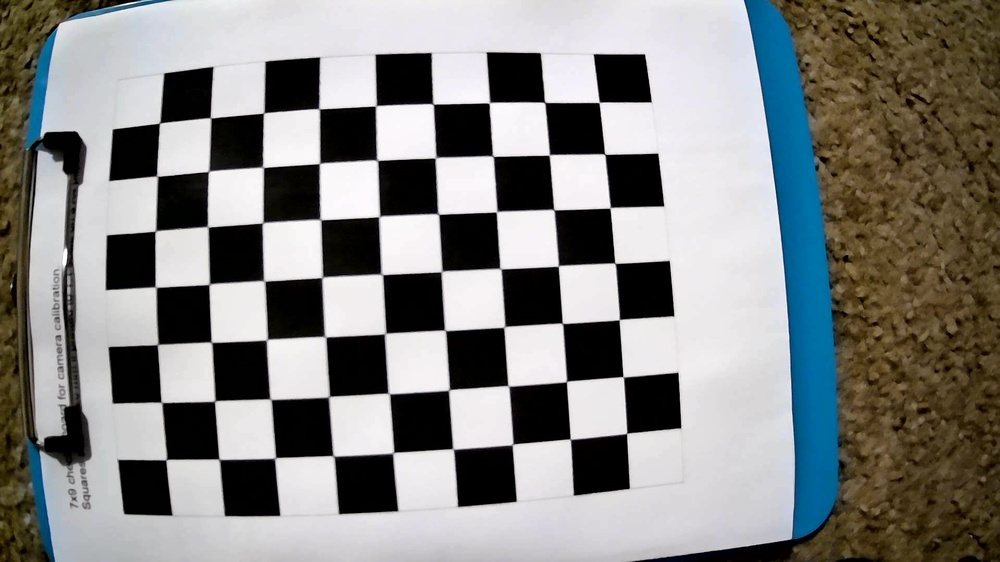
#> input picture calibration/img/WIN_20210617_21_45_18_Pro.jpg, 1000 x 562 px, shrunk from 1920 x 1080 before the run; its folder holds only this picture in this run
$ python cal.py
#> lines starting #> are read from the running program, lines starting #| are printed output that depends on the picture; after the words box and inside, x2 and y2 are one past the last pixel; in counts of white or black regions, pixels touching at a corner belong together; long printed decimals are rounded
import cv2
import numpy as np
import glob
from pprint import pprint

# Show each image with points marked
SHOW_IMGS = False

CHECKERBOARD = (7, 9)
criteria = (cv2.TERM_CRITERIA_EPS + cv2.TERM_CRITERIA_MAX_ITER, 30, 0.001)

image_names = glob.glob('./img/*.jpg')

objp = np.zeros((1, CHECKERBOARD[0] * CHECKERBOARD[1], 3), np.float32)
objp[0, :, :2] = np.mgrid[0:CHECKERBOARD[0], 0:CHECKERBOARD[1]].T.reshape(-1, 2)

# Arrays to store object points and image points from all the images.
objpoints = []  # 3d point in real world space
imgpoints = []  # 2d points in image plane.
gray = None
for fname in image_names:
    img = cv2.imread(fname)
#> img is the input picture: shape (562, 1000, 3); mean B, G, R 130.3, 132.7, 132.4
    gray = cv2.cvtColor(img, cv2.COLOR_BGR2GRAY)
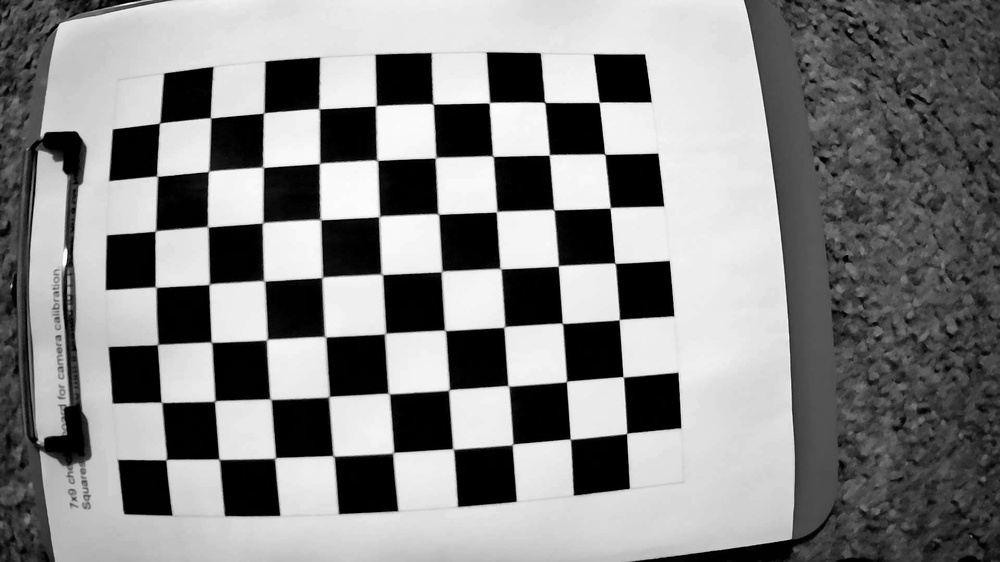
#> gray: shape (562, 1000); min 0, max 255, mean 132.3
    # Find the chess board corners
    ret, corners = cv2.findChessboardCorners(gray, CHECKERBOARD,
                                             cv2.CALIB_CB_ADAPTIVE_THRESH +
                                             cv2.CALIB_CB_FAST_CHECK +
                                             cv2.CALIB_CB_NORMALIZE_IMAGE)
#> ret = True; corners = 63 rows, first 8: [165.5, 460.3], [160.6, 401.5], [157.1, 345.2], [155.5, 287.5], [154.8, 231.4], [157.3, 176], [159.8, 123], [218.8, 458.4]
    # If found, add object points, image points (after refining them)
    if ret is True:
        objpoints.append(objp)
        # Iteratively improves the accuracy of the corner detection
        corners2 = cv2.cornerSubPix(gray, corners, (11, 11), (-1, -1), criteria)
#> corners2 = 63 rows, first 8: [166.3, 459.6], [161.5, 402.4], [157.6, 344.5], [155.6, 287.1], [155.3, 230.9], [157.1, 176.2], [159.6, 123.1], [219.2, 459.2]
        imgpoints.append(corners)
        # Draw and display the corners
        cv2.drawChessboardCorners(img, (7, 6), corners2, ret)
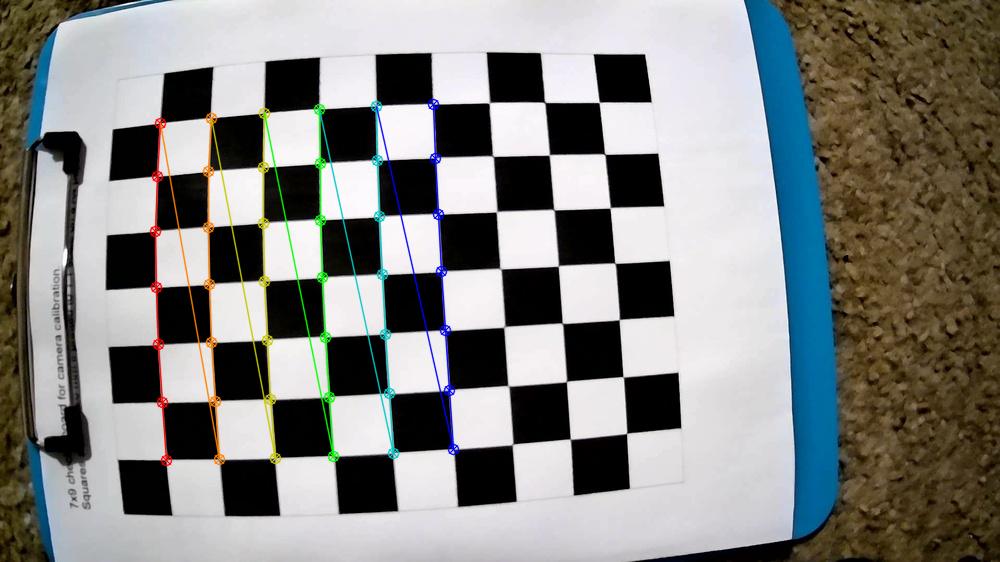
#> img: shape (562, 1000, 3); 2.61% of pixels changed, all inside (x1, y1, x2, y2) = (149, 98, 460, 467)
        if SHOW_IMGS:
            cv2.imshow('img', img)
            cv2.waitKey(0)

if gray is not None:
    # Calculate Parameters
    result, camera_matrix, distortion_coefficients, _, _ = \
        cv2.calibrateCamera(objpoints, imgpoints, gray.shape[::-1], None, None)
#> result = 0.354; camera_matrix = [[1079.3, 0, 602.2], [0, 1083.3, 285.6], [0, 0, 1]]; distortion_coefficients = [[-0.6, -0.788, 0.00474, -0.0516, 2.43]]
    h, w = gray.shape[:2]
    print("Camera Matrix:")
    pprint(camera_matrix)
#| array([[1.07933189e+03, 0.00000000e+00, 6.02237559e+02],
#|        [0.00000000e+00, 1.08326353e+03, 2.85567044e+02],
#|        [0.00000000e+00, 0.00000000e+00, 1.00000000e+00]])
    print("Distortion Coefficients:")
    pprint(distortion_coefficients)
#| array([[-0.6005, -0.7876,  0.004739, -0.05162,  2.432]])
cv2.destroyAllWindows()

$ run again, on calibration/img/WIN_20210617_21_45_38_Pro.jpg
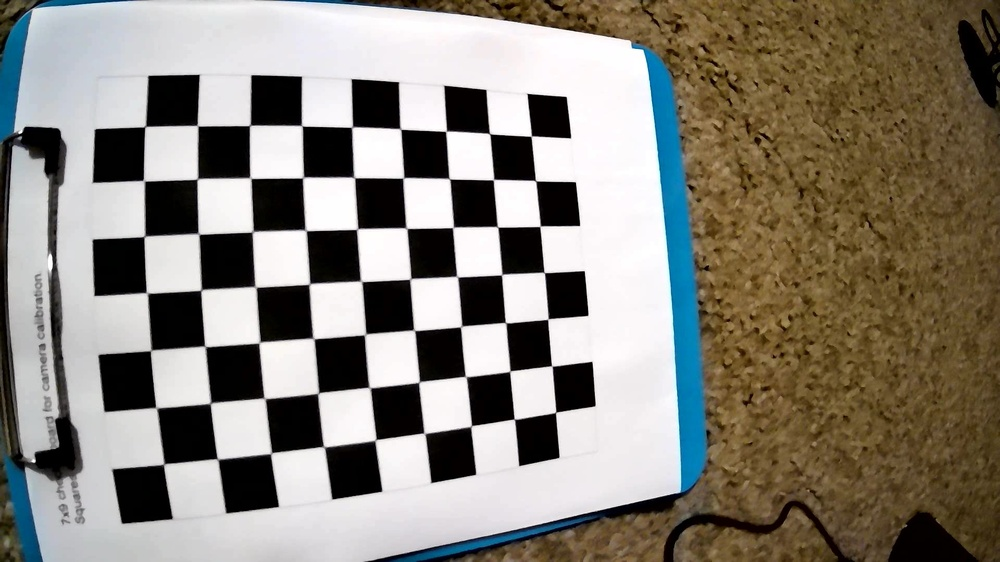
#> input picture calibration/img/WIN_20210617_21_45_38_Pro.jpg, 1000 x 562 px, shrunk from 1920 x 1080 before the run
#> img is the input picture: shape (562, 1000, 3); mean B, G, R 121.2, 131, 136.1
#> `gray = cv2.cvtColor(img, cv2.COLOR_BGR2GRAY)`:
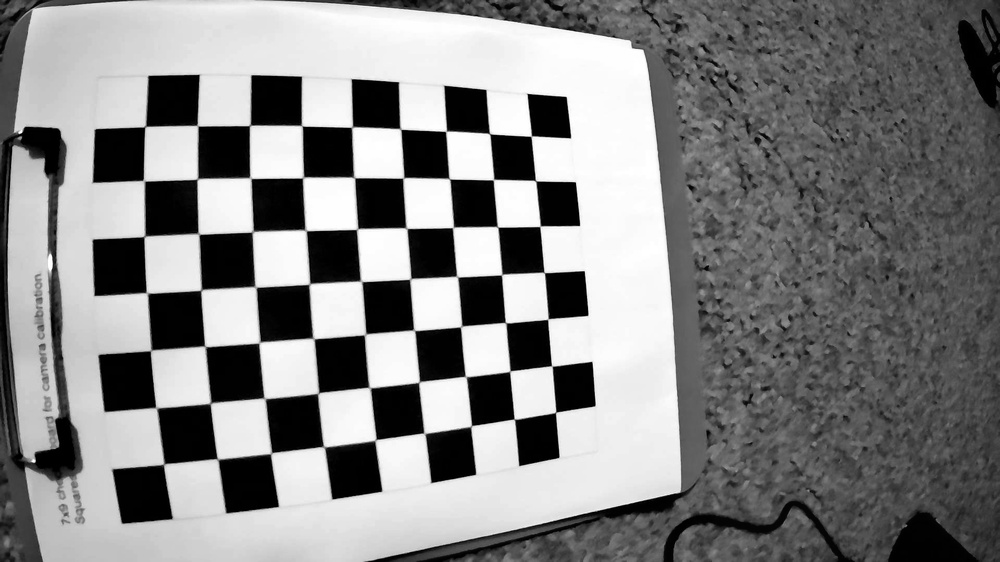
#> gray: shape (562, 1000); min 0, max 255, mean 131.3
#> ret = True; corners = 63 rows, first 8: [163.6, 464.2], [155.5, 407.4], [150.5, 350.7], [146.3, 292.5], [144.1, 236.6], [143, 180.2], [145.2, 126.3], [217.5, 459.1]
#> corners2 = 63 rows, first 8: [163.7, 464.1], [156.3, 407.7], [150.7, 350.4], [146.8, 292.9], [144.4, 236.3], [143.8, 180.7], [145.2, 126.5], [217.5, 459]
#> `cv2.drawChessboardCorners(img, (7, 6), corners2, ret)`:
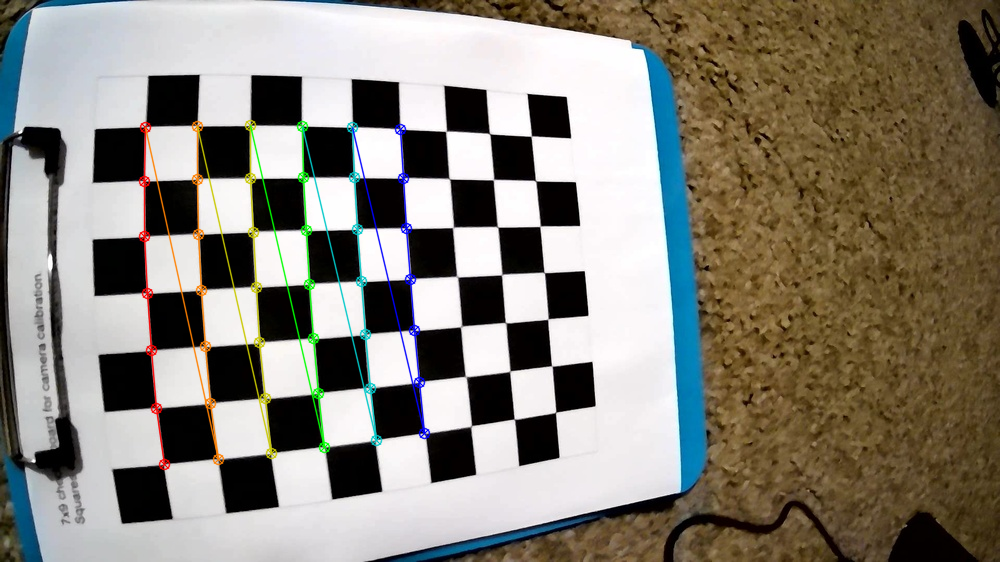
#> img: shape (562, 1000, 3); 2.48% of pixels changed, all inside (x1, y1, x2, y2) = (138, 119, 431, 471)
#> result = 0.319; camera_matrix = [[713.7, 0, 556.1], [0, 718.8, 298.1], [0, 0, 1]]; distortion_coefficients = [[-0.301, 0.0844, -0.00217, -0.00667, -0.0285]]
#| array([[713.705,   0.        , 556.094],
#|        [  0.        , 718.814, 298.055],
#|        [  0.        ,   0.        ,   1.        ]])
#| array([[-0.3013,  0.08442, -0.002174, -0.006668, -0.02852]])

$ run again, on calibration/img/WIN_20210617_21_45_43_Pro.jpg
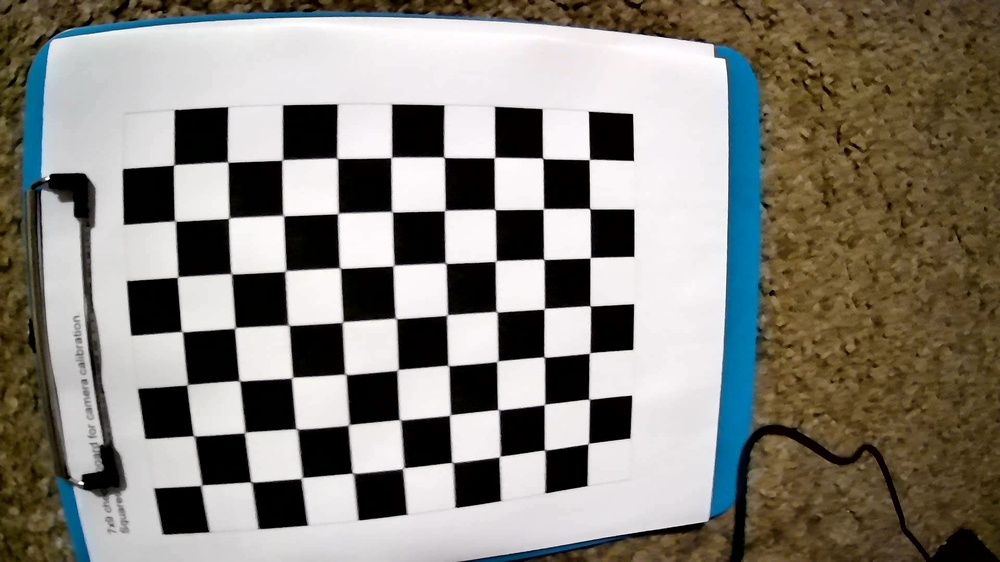
#> input picture calibration/img/WIN_20210617_21_45_43_Pro.jpg, 1000 x 562 px, shrunk from 1920 x 1080 before the run
#> img is the input picture: shape (562, 1000, 3); mean B, G, R 121.6, 129.8, 133.4
#> `gray = cv2.cvtColor(img, cv2.COLOR_BGR2GRAY)`:
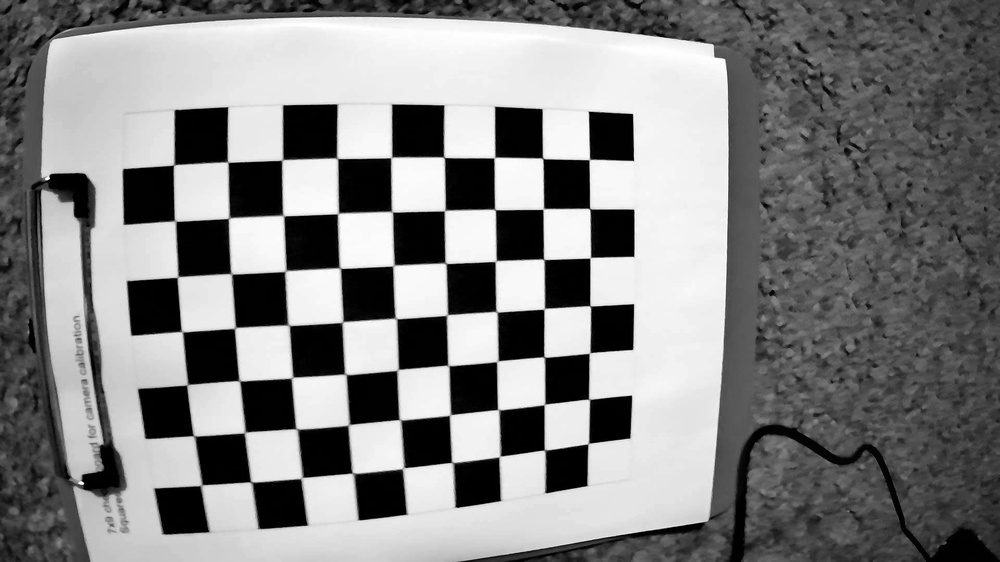
#> gray: shape (562, 1000); min 0, max 255, mean 129.9
#> ret = True; corners = 63 rows, first 8: [200.4, 485.7], [192.8, 435.4], [186.3, 385.6], [183.1, 332.6], [178.6, 276.1], [176.7, 221.5], [174.1, 165], [251.1, 481.8]
#> corners2 = 63 rows, first 8: [201.2, 485.3], [193.9, 435.9], [187.2, 384.7], [181.9, 331.6], [177.5, 276.9], [175, 221.1], [173.7, 164.8], [251.2, 482]
#> `cv2.drawChessboardCorners(img, (7, 6), corners2, ret)`:
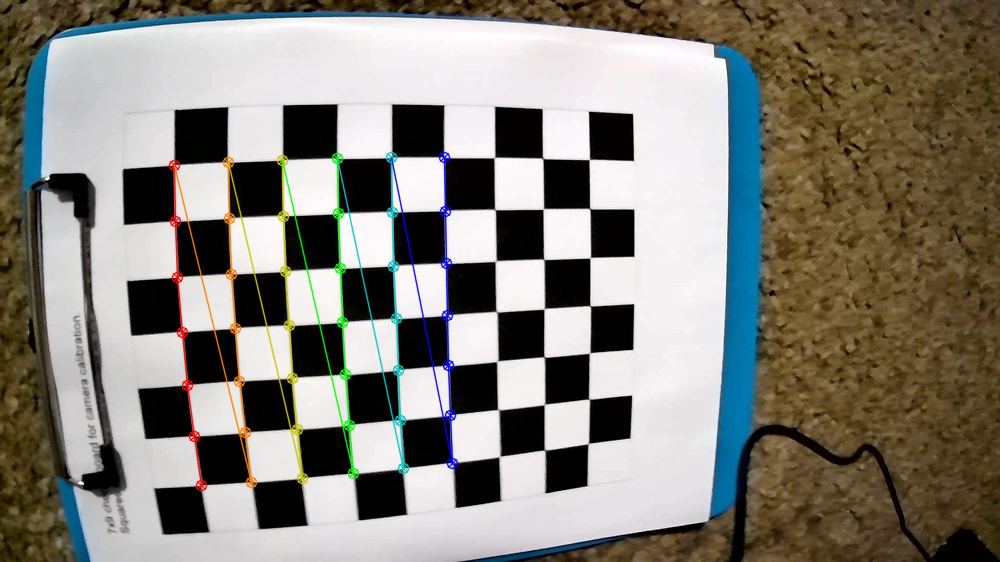
#> img: shape (562, 1000, 3); 2.45% of pixels changed, all inside (x1, y1, x2, y2) = (168, 151, 459, 492)
#> result = 0.332; camera_matrix = [[914.8, 0, 701.8], [0, 967.4, 319.6], [0, 0, 1]]; distortion_coefficients = [[-0.509, -0.112, -0.0108, -0.092, 0.232]]
#| array([[914.826,   0.        , 701.787],
#|        [  0.        , 967.372, 319.585],
#|        [  0.        ,   0.        ,   1.        ]])
#| array([[-0.5086, -0.1123, -0.01082, -0.09198,  0.2318]])

$ run again, on calibration/img/WIN_20210617_21_45_47_Pro.jpg
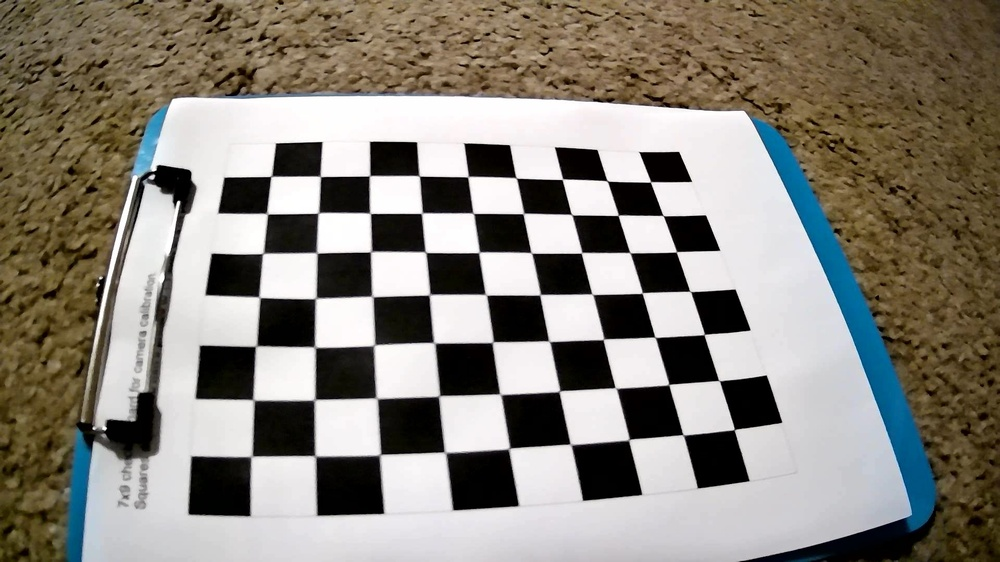
#> input picture calibration/img/WIN_20210617_21_45_47_Pro.jpg, 1000 x 562 px, shrunk from 1920 x 1080 before the run
#> img is the input picture: shape (562, 1000, 3); mean B, G, R 121.9, 131.5, 136.6
#> `gray = cv2.cvtColor(img, cv2.COLOR_BGR2GRAY)`:
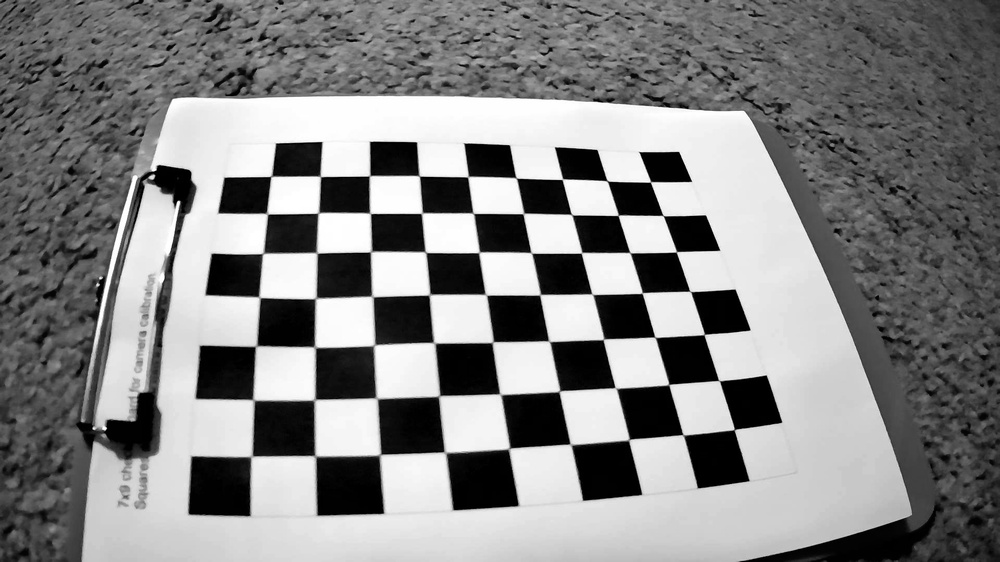
#> gray: shape (562, 1000); min 0, max 255, mean 132
#> ret = True; corners = 63 rows, first 8: [251.5, 456.5], [253.5, 400], [256.3, 346], [257.7, 296.8], [263.5, 253.4], [267.5, 214.2], [270.9, 176.4], [315.5, 455.8]
#> corners2 = 63 rows, first 8: [251.4, 456.4], [253.4, 399.9], [256.1, 346.1], [259.4, 297.2], [263, 253.4], [267, 213.6], [271.3, 176.3], [315.2, 455.9]
#> `cv2.drawChessboardCorners(img, (7, 6), corners2, ret)`:
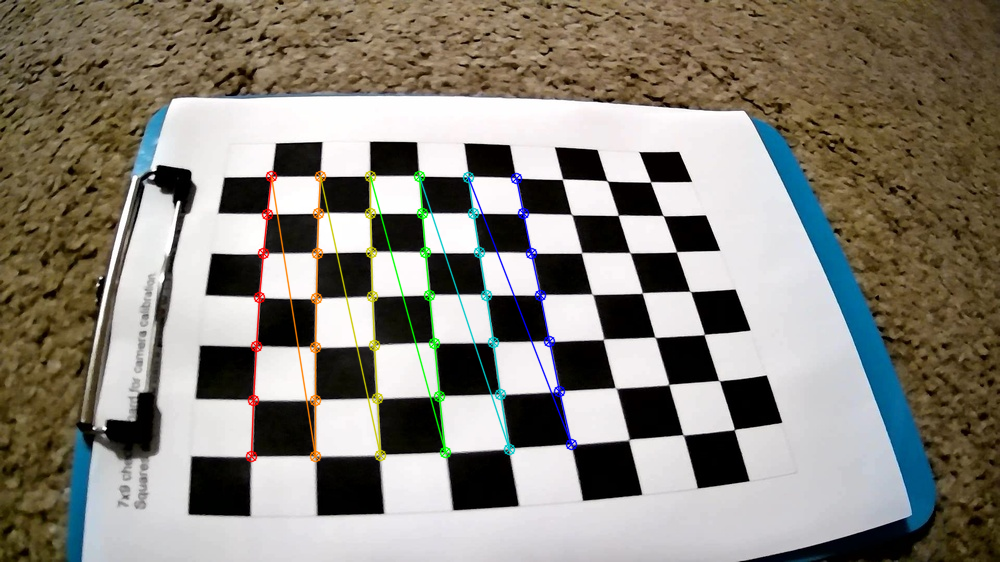
#> img: shape (562, 1000, 3); 2.24% of pixels changed, all inside (x1, y1, x2, y2) = (245, 170, 578, 463)
#> result = 0.53; camera_matrix = [[697.8, 0, 526.5], [0, 709.4, 324.7], [0, 0, 1]]; distortion_coefficients = [[-0.169, -1.33, -0.0201, -0.000289, 3.82]]
#| array([[697.833,   0.        , 526.549],
#|        [  0.        , 709.394, 324.651],
#|        [  0.        ,   0.        ,   1.        ]])
#| array([[-1.69328656e-01, -1.32547698e+00, -2.00684377e-02,
#|         -2.88704237e-04,  3.81940778e+00]])
